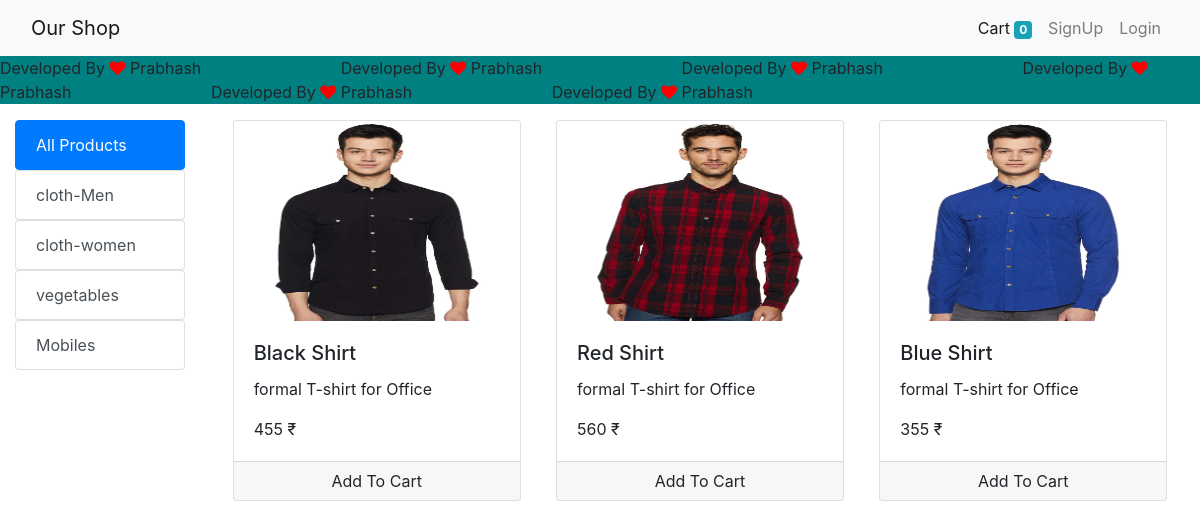
The app's page /?category=2 with its own data.
### shop/models/category.py (models this page shows, shortened)
class Category(models.Model):
    name = models.CharField(max_length=30)

### shop/models/product.py (models this page shows, shortened)
class Product(models.Model):
    name        = models.CharField(max_length=30)
    price       = models.IntegerField(default=0)
    category    = models.ForeignKey(Category,on_delete=models.CASCADE)
    description = models.CharField(max_length=200,null=True,blank=True)
    image       = models.ImageField(upload_to='product/')
    @staticmethod
    def get_product_by_categoryid(category_id):
        return Product.objects.filter(category=category_id)

### shop/views.py (the view, shortened to what this page needs)
# urls.py: path('', views.index.as_view(),name='home'),
class index(View):
    def get(self,request):
        product=None
        category=Category.objects.all()
        data={}
        category_id=request.GET.get("category")
        if category_id:
            product=Product.get_product_by_categoryid(category_id)
        else:
            product=Product.get_all_products()
        data['product']=product
        data['category']=category
        return render(request,"Eshop/index.html",data)

### templates/Eshop/index.html (shortened to what this page needs)
{% extends 'Eshop/base.html' %}
{% load cart %}
{% block body %}
<div class="container-fluid">
  <div class="row">
    <div class="col-lg-2 mx-auto mt-3">
      <ul class="list-group">
        <a href="/" class="list-group-item list-group-item-action active">All Products</a>
      </ul>
      {% for category in category %}
      <ul class="list-group">
        <a href="/?category={{category.id}}" class="list-group-item list-group-item-action">{{category.name}}</a>
      </ul>
      {% endfor %}
    </div>
    <div id="products" class="col-lg-10 mx-auto">
      <div class="row mx-auto mt-3">
    {% for product in product %}
  <div class="card mx-auto mb-3" id="{{product.id}}" style="width: 18rem;">
    <img src="{{product.image.url}}" height="200px" width="200px" class="card-img-top" alt="...">
    <div class="card-body">
      <h5 class="card-title">{{product.name}}</h5>
      <p class="card-text">{{product.description}}</p>
      <p class="card-text">{{product.price}} &#8377; </p>
    </div>
    <div class="card-footer p-0 ">
      {% if product|is_in_cart:request.session.cart %}
      <div class="row no-gutters">
        <form action="/#{{product.id}}" method="post" class="col-2">
          {% csrf_token %}
          <input hidden type="text" name="product" value="{{product.id}}">
          <input hidden type="text" name="remove" value="True">
          <input type="submit" value="-" class="btn btn-block btn-secondary" />
        </form>
        <div class="col text-center">{{ product|cart_quantity:request.session.cart }} in cart</div>
        <form action="/#{{product.id}}" method="post" class="col-2 ">
          {% csrf_token %}
          <input hidden type="text" name="product" value="{{product.id}}">
          <input type="submit" value="+" class="btn btn-block btn-secondary" />
        </form>
    </div>
    {% else %}
    <form action="/#{{product.id}}" method="post" class="btn-block">
      <button type="submit" class="float-right btn-block btn btn-light-border ">Add To Cart</button>
    </form>
   {% endif %}
  </div>
  </div>
  {% endfor %}
  </div>
    </div>
  </div>
</div>
{% endblock %}

### records on screen
Category: name "cloth-Men"
Category: name "cloth-women"
Category: name "vegetables"
Category: name "Mobiles"
Product: image (picture), name "Black Shirt", description "formal T-shirt for Office", price "455"
Product: image (picture), name "Red Shirt", description "formal T-shirt for Office", price "560"
Product: image (picture), name "Blue Shirt", description "formal T-shirt for Office", price "355"

### other values on screen
{{ request.session.cart.keys|length }} "0"
